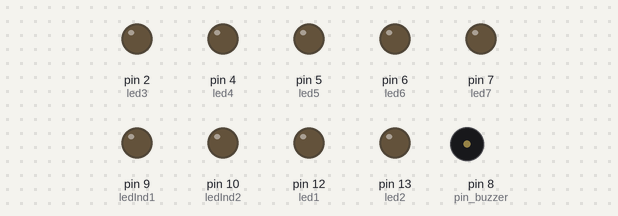
The sketch below on a simulated Arduino Uno, built with avr-gcc and run on an emulated ATmega328P. Parts: output pins drawn as LEDs (lit = HIGH), buzzer (waves = sounding).

Above: at 2.0 s.
At 3.44 s:
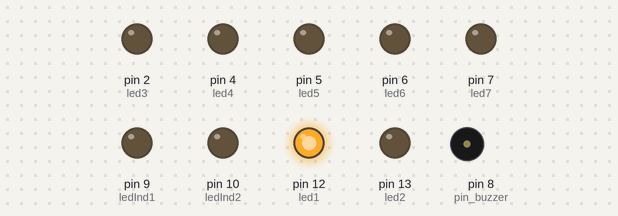
At 6.7 s:
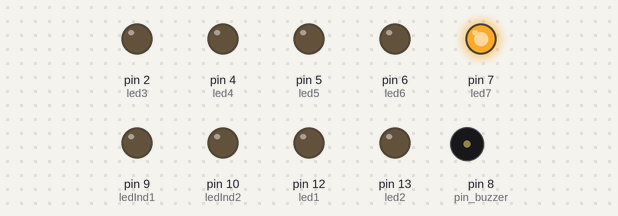
At 7.3 s:
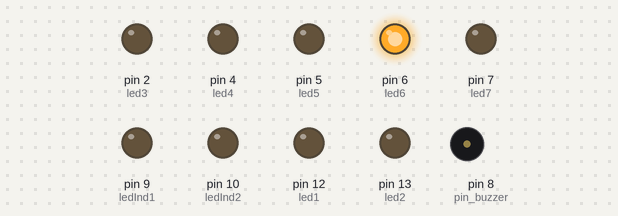
At 7.84 s:
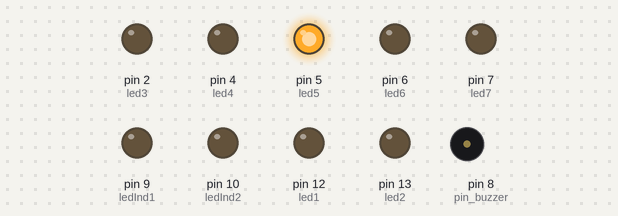
At 8.64 s:
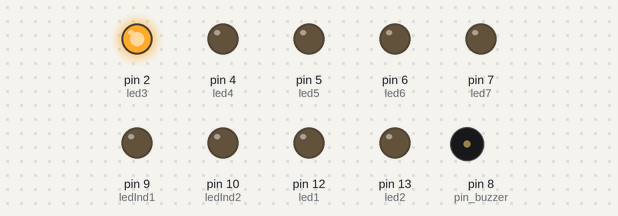
Timing chart, 0 to 15.0 s (numbered marks = the images above):
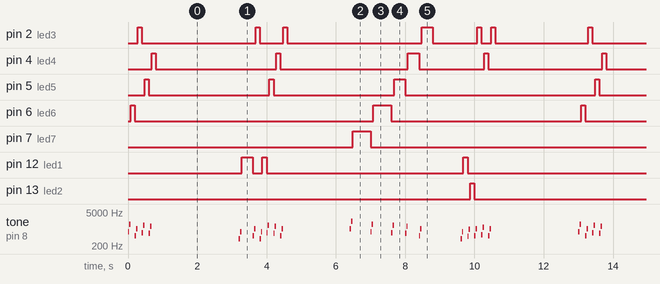

Measured:
- by itself, pin 4 (led4): repeats every 13.0 s: LOW 3.5 s, HIGH 0.12 s, LOW 3.7 s, HIGH 0.32 s, LOW 1.9 s, HIGH 0.12 s, LOW 3.3 s, HIGH 0.12 s
- by itself, pin 5 (led5): repeats every 13.0 s: LOW 3.5 s, HIGH 0.12 s, LOW 3.5 s, HIGH 0.32 s, LOW 5.5 s, HIGH 0.12 s
- by itself, pin 6 (led6): repeats every 13.0 s: LOW 6.9 s, HIGH 0.52 s, LOW 5.5 s, HIGH 0.12 s
- by itself, pin 7 (led7): alternates HIGH for 0.52 s and LOW for 12.5 s
- by itself, pin 12 (led1): repeats every 13.0 s: LOW 0.28 s, HIGH 0.12 s, LOW 5.7 s, HIGH 0.12 s, LOW 6.5 s, HIGH 0.32 s
- by itself, pin 13 (led2): alternates HIGH for 0.12 s and LOW for 12.9 s
- by itself, tone on pin 8 (pin_buzzer): plays 784 Hz for 0.04 s, 1568 Hz for 0.04 s, 524 Hz for 0.04 s, 1048 Hz for 0.04 s, 698 Hz for 0.04 s, 1396 Hz for 0.04 s … (128 notes in this stretch)
- by itself, pin 2 (led3): repeats every 13.0 s: LOW 3.3 s, HIGH 0.12 s, LOW 0.68 s, HIGH 0.12 s, LOW 3.9 s, HIGH 0.32 s, LOW 1.3 s, HIGH 0.12 s, LOW 0.28 s, HIGH 0.12 s, LOW 2.7 s, HIGH 0.12 s

The sketch:

bitTripMusicOnly.ino
```cpp
#define toggleFreq 40
// buzzer pin 8

const int octave[7] = {262, 294, 330, 349, 392, 440, 494};
const int duration = 100;
const int pin_buzzer = 8;
const int led1 = 12;
const int led2 = 13;
const int led3 = 2;
const int led4 = 4;
const int led5 = 5;
const int led6 = 6;
const int led7 = 7;
int toggle;
int i;
const int ledInd1 = 9;
const int ledInd2 = 10;

void setup(){
  pinMode(led1, OUTPUT);
  pinMode(led2, OUTPUT);
  pinMode(led3, OUTPUT);
  pinMode(led4, OUTPUT);
  pinMode(led5, OUTPUT);
  pinMode(led6, OUTPUT);
  pinMode(led7, OUTPUT);
  pinMode(ledInd1, OUTPUT);
  pinMode(ledInd2, OUTPUT);

}


void loop(){


  playNote(octave[4]  * 2, duration, duration * 2, led6);
  playNote(octave[0]  * 2, duration, duration * 2, led3);
  playNote(octave[3]  * 2, duration, duration * 2, led5);
  playNote(octave[2]  * 2, duration, duration * 2, led4);

  delay(duration * 24);

  playNote(octave[4] , duration, duration * 4, led1);
  playNote(octave[0]  * 2, duration, duration * 2, led3);
  playNote(octave[4] , duration, duration * 2, led1);
  playNote(octave[3]  * 2, duration, duration * 2, led5);
  playNote(octave[2]  * 2, duration, duration * 2, led4);
  playNote(octave[0]  * 2, duration, duration * 2, led3);

  delay(duration * 18);

  playNote(octave[0]  * 4, duration, duration * 6, led7);
  playNote(octave[4]  * 2, duration, duration * 6, led6);
  playNote(octave[3]  * 2, duration, duration * 4, led5);
  playNote(octave[2]  * 2, duration, duration * 4, led4);
  playNote(octave[0]  * 2, duration, duration * 4, led3);

  delay(duration * 8);

  playNote(octave[4] , duration, duration * 2, led1);
  playNote(octave[6] , duration, duration * 2, led2);
  playNote(octave[0]  * 2, duration, duration * 2, led3);
  playNote(octave[1]  * 2, duration, duration * 2, led4);
  playNote(octave[0]  * 2, duration, duration * 2, led3);

  delay(duration * 24);


}

void playNote(int freq, int note_duration, int delay_duration, int led){
 toggle = note_duration / (toggleFreq << 1);

 for(i = 0; i < toggle; ++i ){
   tone(pin_buzzer, freq, toggleFreq);
   delay(toggleFreq);
   tone(pin_buzzer, freq<<1, toggleFreq);
   delay(toggleFreq);
 }

 digitalWrite(led, HIGH);


 delay(delay_duration - (toggle * (toggleFreq << 1)));

 digitalWrite(led, LOW);

}
```
